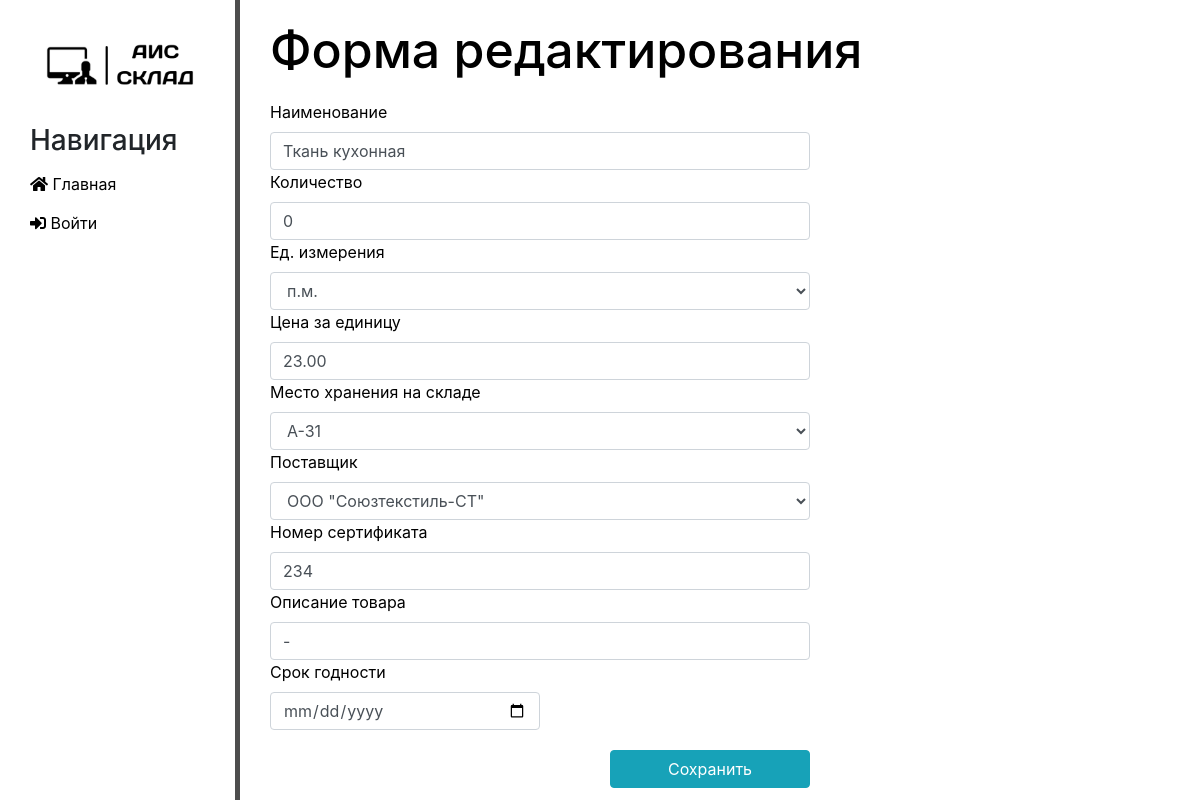
The app's page /products/update_product/9 with its own data.
### main/models.py (models this page shows, shortened)
class Product(models.Model):
    product_name = models.CharField('Наименование', max_length=255)
    amount = models.PositiveSmallIntegerField('Количество')
    unit = models.ForeignKey(Unit, on_delete=models.PROTECT)
    price_for_one = models.DecimalField('Цена за единицу', max_digits=6, decimal_places=2)
    place_for_store = models.ForeignKey(Place,  on_delete=models.PROTECT)
    valid = models.CharField('Годен до', max_length=10, blank=True)
    provider = models.ForeignKey(Provider, on_delete=models.PROTECT)
    description = models.CharField('Описание', max_length=255, default=' - ', blank=True)
    certificate = models.CharField('№ сертификата',  max_length=30)
    class Meta:
        verbose_name = 'Товар'
        verbose_name_plural = 'Товары'

class Unit(models.Model):
    unit = models.CharField('Единица измерения', max_length=20, primary_key=True)
    def __str__(self):
        return self.unit
    class Meta:
        verbose_name = 'Единица измерения'
        verbose_name_plural = 'Единицы измерения'

class Place(models.Model):
    place_for_store = models.CharField('Место хранения', max_length=50, primary_key=True)
    def __str__(self):
        return self.place_for_store
    class Meta:
        verbose_name = 'Место хранения'
        verbose_name_plural = 'Места хранения'

### main/views.py (the view)
# urls.py: path('products/update_product/<int:pk>', views.ProductsUpdatelView.as_view(), name='update_product'),
class ProductsUpdatelView(UpdateView):
    model = Product
    template_name = 'main/product_add_form.html'
    form_class = ProductForm

### main/models.py (called while the page is built)
    def __str__(self):
        return self.provider_name

### main/templates/main/product_add_form.html (shortened to what this page needs)
{% extends 'main/layout.html' %}
{% block content %}
    <div class="features">
     {% if title %}
    <h1> {{title}} </h1>
        {% else %}
    <h1> Форма редактирования </h1>
         {% endif %}
        <form method="post">
            <label>Наименование</label>
            {{form.product_name}}
            <label>Количество</label>
            {{form.amount}}
            <label>Ед. измерения</label>
            {{form.unit}}
            <label>Цена за единицу</label>
            {{form.price_for_one}}
            <label>Место хранения на складе</label>
            {{form.place_for_store}}
            <label>Поставщик</label>
            {{form.provider}}
            <label>Номер сертификата</label>
            {{form.certificate}}
            <label>Описание товара</label>
            {{form.description}}
            <label>Срок годности</label>
            <p>{{form.valid}}</p>
            <button type="submit" class="btn btn-info" >Сохранить</button>
        </form>
    </div>
{% endblock %}

### main/static/main/css/main.css (style rules this page uses)
body { background: ; }
main .features { float:left; color: black; margin: 20px 10px 10px 30px; text-align: left; width: 75%; }
main .features h1 { font-size: 50px; margin-bottom: 20px; }
main .features p { max-width: 50%; margin: 0px ; }
form { width:60% }
.btn-info { float: right; margin-top:20px; width: 200px; }

### records on screen
Product: product_name "Ткань кухонная", amount "0", price_for_one "23.00", provider "ООО \"Союзтекстиль-СТ\"", certificate "234", description "-"
Unit: unit "п.м."
Place: place_for_store "А-31"
